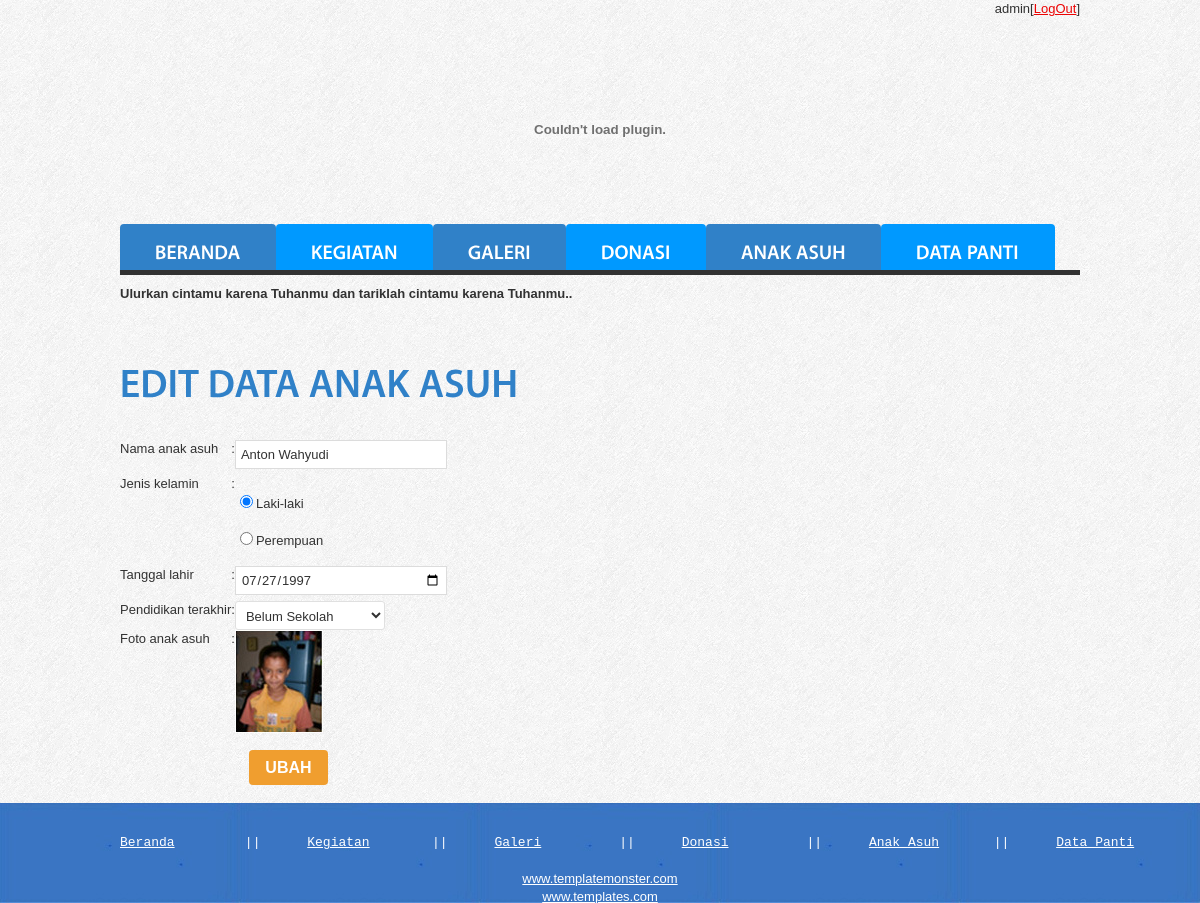
The app's page /index-admin.php?menu=update-anak-asuh&anakasuh=AS00001 (signed in) with its own data.
### tables this page shows
CREATE TABLE IF NOT EXISTS `anak_asuh` (
  `id_anakasuh` char(7) NOT NULL,
  `id_admin` char(7) NOT NULL,
  `nama_anak` varchar(25) DEFAULT NULL,
  `tgl_lahir` date DEFAULT NULL,
  `jk_anak` tinyint(1) DEFAULT NULL,
  `pendidikan_anak` varchar(25) DEFAULT NULL,
  `foto_anak` varchar(50) NOT NULL,
  PRIMARY KEY (`id_anakasuh`),
  KEY `fk_diawasi` (`id_admin`)
);

### update-anak-asuh.php (the view, shortened to what this page needs)
<?php
	$id_anakasuh=$_GET['anakasuh'];
	$anakasuh=mysql_query("select * from anak_asuh where id_anakasuh='$id_anakasuh'");
	$dataanakasuh=mysql_fetch_array($anakasuh);
?>
<html>
	<body>
		<form method="POST" action="kd-update-anak-asuh.php?anakasuh=<?php echo $id_anakasuh;?>" enctype="multipart/form-data">
		<h2>Edit data anak asuh</h2>
		<table>
			<tr>
				<td>Nama anak asuh</td>
				<td>:</td>
				<td><input type="text" name="nama" class="input" value="<?php echo $dataanakasuh['nama_anak'];?>"/></td>
			</tr>
			<tr>
				<td>Jenis kelamin</td>
				<td>:</td>
				<td></br><input type="radio" name="jk" value="1" class="radio" <?php if($dataanakasuh['jk_anak']==1){ echo "checked"; }?>/>Laki-laki</br></br><input type="radio" name="jk" value="0" class="radio" <?php if($dataanakasuh['jk_anak']==0){ echo "checked"; }?>/>Perempuan</br></br></td>
			</tr>
			<tr>
				<td>Tanggal lahir</td>
				<td>:</td>
				<td><input type="date" name="tgl_lahir" id="datepicker" class="input" value="<?php echo $dataanakasuh['tgl_lahir'];?>"/></td>
			</tr>
			<tr>
				<td>Pendidikan terakhir</td>
				<td>:</td>
				<td>
					<select name="pilih">
						<option value="Belum Sekolah">Belum Sekolah</option>
					</select>
				</td>
			</tr>
			<?php if($dataanakasuh['foto_anak']!=NULL){?>
			<tr>
				<td>Foto anak asuh</td>
				<td>:</td>
				<td><img src="<?php echo $dataanakasuh['foto_anak'];?>"></br></td>
			</tr>
			<?php } ?>
			<tr>
				<td colspan="3" align="center"></br><input type="submit" name="Submit" value="Ubah" class="button"></td>
			</tr>
		</table>
		</form>
	</body>
</html>

### css/style2.css (style rules this page uses)
body { background:url(../images/bg.jpg) top center repeat;border:0;font:13px Arial, Helvetica, sans-serif;color:#323232;line-height:17px }
body, html { height:100% }
h2 { font-size:40px;text-transform:uppercase;font-weight:600;color:#3081c8;line-height:45px;padding:2px 0 33px 0 }
#content select { background: #fff; border-bottom: 1px solid #e0e0e0; border-left: 1px solid #e0e0e0; border-right: 1px solid #e0e0e0; border-top: 1px solid #e0e0e0; color: #323232; border-radius: 3px 3px 3px 3px; -moz-border-radius: 3px; -webkit-border-radius: 3px; font: 13px 'TeXGyreAdventor', Arial, sans-serif; padding: 6px 6px 4px; width: 150px; }
#content .input { float:left;margin-right:10px;width:200px;height:17px;border:1px solid #dcdcdc;background:#fff;padding:5px;margin-bottom:6px;color:#323232;font:13px Arial, Helvetica, sans-serif }
.data tr, td { border-collapse:collapse; border:1px solid black; }
.button { display:inline-block;font-size:16px;color:#fff;background:#f09e2f;line-height:35px;padding:0 16px;border-radius:4px;-moz-border-radius:4px;-webkit-border-radius:4px;behavior:url(js/PIE.htc);position:relative;font-weight:600;text-decoration:none;text-transform:uppercase }

### records on screen
anak_asuh: nama "Anton Wahyudi", jk_anak "☑", tgl_lahir "07/27/1997", foto_anak (picture)

### other values on screen
$_SESSION['nama_admin'] "admin"
